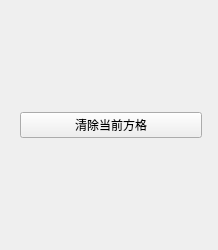
<?xml version="1.0" encoding="UTF-8"?>
<ui version="4.0">
 <class>select</class>
 <widget class="QWidget" name="select">
  <property name="geometry">
   <rect>
    <x>0</x>
    <y>0</y>
    <width>218</width>
    <height>250</height>
   </rect>
  </property>
  <property name="minimumSize">
   <size>
    <width>200</width>
    <height>250</height>
   </size>
  </property>
  <property name="maximumSize">
   <size>
    <width>218</width>
    <height>250</height>
   </size>
  </property>
  <property name="windowTitle">
   <string>填入</string>
  </property>
  <layout class="QVBoxLayout" name="verticalLayout">
   <item>
    <layout class="QGridLayout" name="gridLayout"/>
   </item>
   <item>
    <widget class="QWidget" name="widget" native="true">
     <property name="minimumSize">
      <size>
       <width>200</width>
       <height>50</height>
      </size>
     </property>
     <property name="maximumSize">
      <size>
       <width>200</width>
       <height>50</height>
      </size>
     </property>
     <layout class="QHBoxLayout" name="horizontalLayout">
      <item>
       <widget class="QPushButton" name="btn_clear">
        <property name="text">
         <string>清除当前方格</string>
        </property>
       </widget>
      </item>
     </layout>
    </widget>
   </item>
  </layout>
 </widget>
 <resources/>
 <connections/>
</ui>
